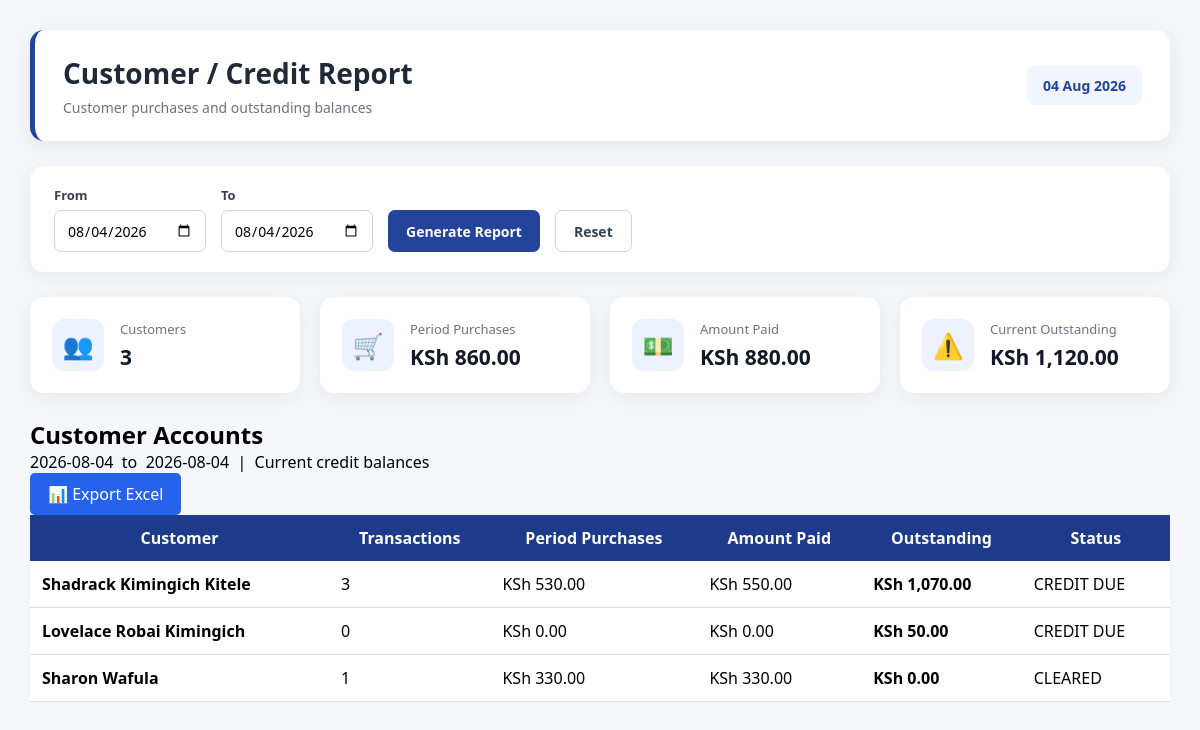
Screenshot of /admin/reports/customers.php (signed in) with the database file from the repository.
### tables this page shows
CREATE TABLE `customers` (
  `id` int(11) NOT NULL AUTO_INCREMENT,
  `customer_code` varchar(50) DEFAULT NULL,
  `customer_name` varchar(150) NOT NULL,
  `phone` varchar(30) DEFAULT NULL,
  `email` varchar(100) DEFAULT NULL,
  `address` varchar(255) DEFAULT NULL,
  `credit_limit` decimal(12,2) NOT NULL DEFAULT 0.00,
  `status` enum('Active','Inactive') NOT NULL DEFAULT 'Active',
  `premium_status` enum('Regular','Premium') NOT NULL DEFAULT 'Regular',
  `sms_enabled` tinyint(1) NOT NULL DEFAULT 1,
  `new_arrival_alerts` tinyint(1) NOT NULL DEFAULT 0,
  `credit_balance` decimal(12,2) NOT NULL DEFAULT 0.00,
  PRIMARY KEY (`id`),
  UNIQUE KEY `customer_code` (`customer_code`)
);

### admin/reports/customers.php (the view, shortened to what this page needs)
<?php
require_once "../../config/database.php";
$from = $_GET['from'] ?? date('Y-m-d');
$to   = $_GET['to'] ?? date('Y-m-d');
$sql = "
    SELECT
        c.id,
        c.customer_name,
        c.credit_balance,
        COUNT(s.id) AS transactions,
        COALESCE(
            SUM(s.total),
            0
        ) AS total_purchases,
        COALESCE(
            SUM(s.amount_paid),
            0
        ) AS total_paid
    FROM customers c
    LEFT JOIN sales s
        ON s.customer_id = c.id
        AND DATE(s.sale_date)
            BETWEEN ? AND ?
    WHERE
        c.status = 'Active'
    GROUP BY
        c.id,
        c.customer_name,
        c.credit_balance
    HAVING
        transactions > 0
        OR c.credit_balance > 0
    ORDER BY
        c.credit_balance DESC,
        c.customer_name ASC
";
$stmt = mysqli_prepare($conn, $sql);
mysqli_stmt_bind_param(
    $stmt,
    "ss",
    $from,
    $to
);
if (!mysqli_stmt_execute($stmt)) {
    die(
        "Unable to generate Customer Credit Report: " .
        htmlspecialchars(mysqli_stmt_error($stmt))
    );
}
$result = mysqli_stmt_get_result($stmt);
$total_customers = 0;
$total_purchases = 0;
$total_paid = 0;
$total_outstanding = 0;
while ($row = mysqli_fetch_assoc($result)) {
    $total_customers++;
    $total_purchases +=
        (float) $row['total_purchases'];
    $total_paid +=
        (float) $row['total_paid'];
    $total_outstanding +=
        (float) $row['credit_balance'];
}
$stmt = mysqli_prepare($conn, $sql);
mysqli_stmt_bind_param(
    $stmt,
    "ss",
    $from,
    $to
);
if (!mysqli_stmt_execute($stmt)) {
    die(
        "Unable to reload Customer Credit Report: " .
        htmlspecialchars(mysqli_stmt_error($stmt))
    );
}
$result = mysqli_stmt_get_result($stmt);
?>
<!DOCTYPE html>
<html lang="en">
<head>
<link
    rel="stylesheet"
    href="../../assets/css/style.css"
>
<link
    rel="stylesheet"
    href="../../assets/css/reports.css"
>
</head>
<body>
<div class="reports-container">
<div class="reports-header">
    <div>
        <h1>
            Customer / Credit Report
        </h1>
        <p>
            Customer purchases and outstanding balances
        </p>
    </div>
    <div class="report-date">
        <?= date('d M Y'); ?>
    </div>
</div>
<div class="report-filter">
<form method="GET">
<div>
<label>
From
</label>
<input
    type="date"
    name="from"
    value="<?= htmlspecialchars($from); ?>"
    required
>
</div>
<div>
<label>
To
</label>
<input
    type="date"
    name="to"
    value="<?= htmlspecialchars($to); ?>"
    required
>
</div>
<button type="submit">
    Generate Report
</button>
<a href="customers.php">
    Reset
</a>
</form>
</div>
<div class="report-cards">
<div class="report-card">
    <div class="card-icon">
        👥
    </div>
    <div>
        <span>
            Customers
        </span>
        <h2>
            <?= number_format($total_customers); ?>
        </h2>
    </div>
</div>
<div class="report-card">
    <div class="card-icon">
        🛒
    </div>
    <div>
        <span>
            Period Purchases
        </span>
        <h2>
            KSh <?= number_format(
                $total_purchases,
                2
            ); ?>
        </h2>
    </div>
</div>
<div class="report-card">
    <div class="card-icon">
        💵
    </div>
    <div>
        <span>
            Amount Paid
        </span>
        <h2>
            KSh <?= number_format(
                $total_paid,
                2
            ); ?>
        </h2>
    </div>
</div>
<div class="report-card">
    <div class="card-icon">
        ⚠️
    </div>
    <div>
        <span>
            Current Outstanding
        </span>
        <h2>
            KSh <?= number_format(
                $total_outstanding,
                2
            ); ?>
        </h2>
    </div>
</div>
</div>
<div class="recent-sales">
<div class="section-header">
<div>
    <h2>
        Customer Accounts
    </h2>
    <p>
        <?= htmlspecialchars($from); ?>
        &nbsp;to&nbsp;
        <?= htmlspecialchars($to); ?>
        &nbsp;|&nbsp;
        Current credit balances
    </p>
</div>
<div>
<a
    href="export_credit_excel.php?from=<?= urlencode($from); ?>&to=<?= urlencode($to); ?>"
    target="_blank"
    class="btn btn-success"
>
    📊 Export Excel
</a>
</div>
</div>
<div class="table-wrapper">
<table>
<thead>
<tr>
<th>
Customer
</th>
<th>
Transactions
</th>
<th>
Period Purchases
</th>
<th>
Amount Paid
</th>
<th>
Outstanding
</th>
<th>
Status
</th>
</tr>
</thead>
<tbody>
<?php if ($result && mysqli_num_rows($result) > 0): ?>
<?php while ($row = mysqli_fetch_assoc($result)): ?>
<?php
$current_balance =
    (float) $row['credit_balance'];
?>
<tr>
<td>
<strong>
<?= htmlspecialchars(
    $row['customer_name']
); ?>
</strong>
</td>
<td>
<?= number_format(
    $row['transactions']
); ?>
</td>
<td>
KSh <?= number_format(
    $row['total_purchases'],
    2
); ?>
</td>
<td>
KSh <?= number_format(
    $row['total_paid'],
    2
); ?>
</td>
<td>
<strong>
KSh <?= number_format(
    $current_balance,
    2
); ?>
</strong>
</td>
<td>
<?php if ($current_balance > 0): ?>
<span class="balance-warning">
    CREDIT DUE
</span>
<?php else: ?>
<span class="balance-clear">
    CLEARED
</span>
<?php endif; ?>
</td>
</tr>
<?php endwhile; ?>
<?php endif; ?>
</tbody>
</table>
</div>
</div>
</div>
</body>
</html>

### assets/css/style.css (style rules this page uses)
* { margin:0; padding:0; box-sizing:border-box; font-family:Segoe UI, Arial, sans-serif; }
body { background:#f4f6f9; }
table { width:100%; border-collapse:collapse; background:white; }
table th { background:#1e3a8a; color:white; padding:12px; }
table td { padding:12px; border-bottom:1px solid #ddd; }
.btn { display:inline-block; background:#2563eb; color:white; padding:10px 18px; text-decoration:none; border-radius:5px; }

### assets/css/reports.css (style rules this page uses)
.reports-container { padding: 30px; max-width: 1400px; margin: 0 auto; }
.reports-header { display: flex; justify-content: space-between; align-items: center; margin-bottom: 25px; padding: 24px 28px; background: #ffffff; border-radius: 14px; box-shadow: 0 4px 18px rgba(0, 0, 0, 0.07); border-left: 5px solid #24439a; }
.reports-header h1 { margin: 0 0 6px; font-size: 28px; font-weight: 700; color: #1f2937; }
.reports-header p { margin: 0; font-size: 14px; color: #6b7280; }
.report-date { padding: 10px 16px; background: #f1f5ff; color: #24439a; border-radius: 8px; font-size: 14px; font-weight: 600; }
.report-cards { display: grid; grid-template-columns: repeat(4, minmax(0, 1fr)); gap: 20px; margin-bottom: 25px; }
.report-card { display: flex; align-items: center; gap: 16px; padding: 22px; background: #ffffff; border-radius: 14px; box-shadow: 0 4px 18px rgba(0, 0, 0, 0.06); transition: transform 0.2s ease, box-shadow 0.2s ease; }
.card-icon { width: 52px; height: 52px; min-width: 52px; display: flex; align-items: center; justify-content: center; border-radius: 12px; background: #eef2ff; font-size: 25px; }
.report-card span { display: block; margin-bottom: 5px; font-size: 13px; color: #6b7280; font-weight: 500; }
.report-card h2 { margin: 0; font-size: 21px; color: #111827; font-weight: 700; }
.report-filter { background: #ffffff; padding: 20px 24px; margin-bottom: 25px; border-radius: 14px; box-shadow: 0 4px 18px rgba(0, 0, 0, 0.06); }
.report-filter form { display: flex; align-items: flex-end; gap: 15px; flex-wrap: wrap; }
.report-filter form > div { display: flex; flex-direction: column; gap: 6px; }
.report-filter label { font-size: 13px; font-weight: 600; color: #374151; }
.report-filter input, .report-filter select { height: 42px; padding: 0 12px; border: 1px solid #d1d5db; border-radius: 7px; background: #ffffff; font-size: 14px; }
.report-filter button, .report-filter a { height: 42px; padding: 0 18px; display: inline-flex; align-items: center; justify-content: center; border-radius: 7px; font-size: 14px; font-weight: 600; text-decoration: none; cursor: pointer; }
.report-filter button { border: none; background: #24439a; color: #ffffff; }
.report-filter a { border: 1px solid #d1d5db; color: #374151; background: #ffffff; }

### rows the page displays
customers: customer_name "Shadrack Kimingich Kitele", transactions "3", total_purchases "530.00", total_paid "550.00", credit_balance "1,070.00", shows "CREDIT DUE"
customers: customer_name "Lovelace Robai Kimingich", transactions "0", total_purchases "0.00", total_paid "0.00", credit_balance "50.00", shows "CREDIT DUE"
customers: customer_name "Sharon Wafula", transactions "1", total_purchases "330.00", total_paid "330.00", credit_balance "0.00", shows "CLEARED"

### other values shown
$total_customers "3"
$total_purchases "860.00"
$total_paid "880.00"
$total_outstanding "1,120.00"
$from "2026-08-04"
$to "2026-08-04"
